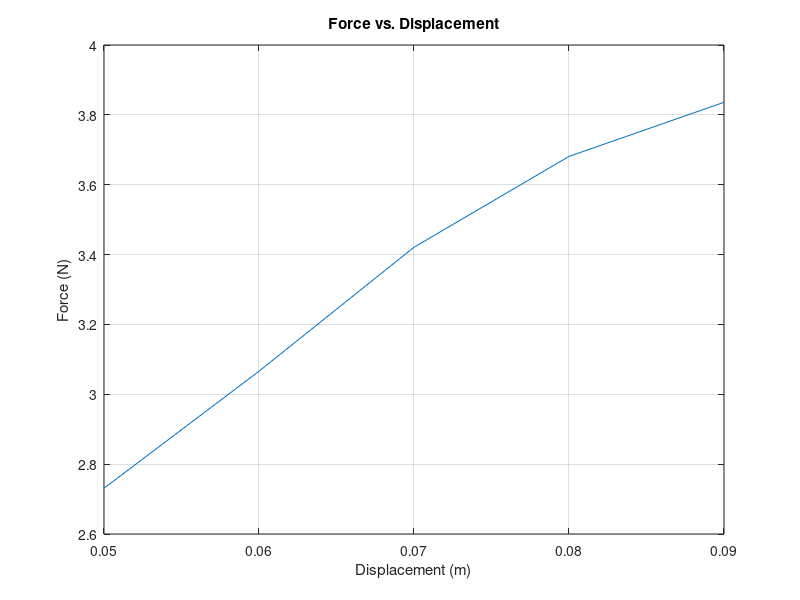

MATLAB code to generate this figure:
clear;clc

load('Static.mat')

x=Static(:,1);
y=Static(:,2);


plot(x,y)
grid on
title('Force vs. Displacement')
xlabel('Displacement (m)'); ylabel('Force (N)');
